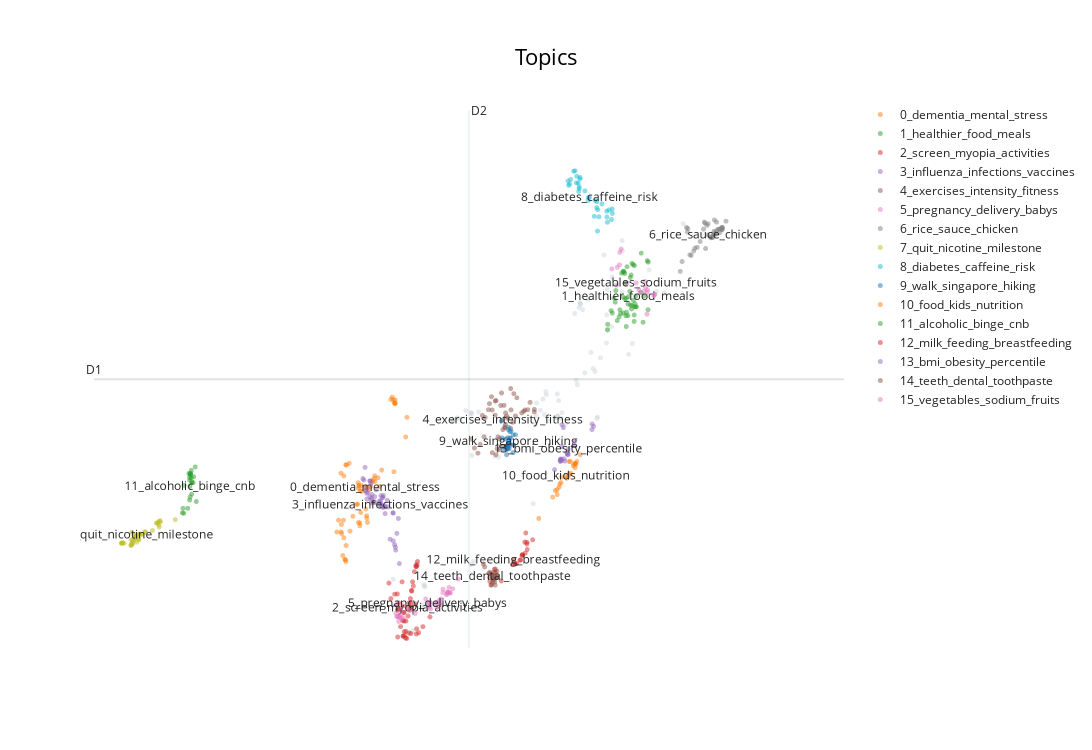

Notebook code cell kept with this figure:
### Code cell
top_topics = topic_model.get_topic_freq()["Topic"].tolist()
reduced_embeddings = topic_model.umap_model.embedding_
hover_data = [
    f"{title} - {url} - Topic {topic}"
    for title, url, topic in zip(doc_titles, urls, topics)
]
visualization = topic_model.visualize_documents(
    hover_data,
    reduced_embeddings=reduced_embeddings,
    topics=top_topics,
    title="Topics",
)
visualization.show()
